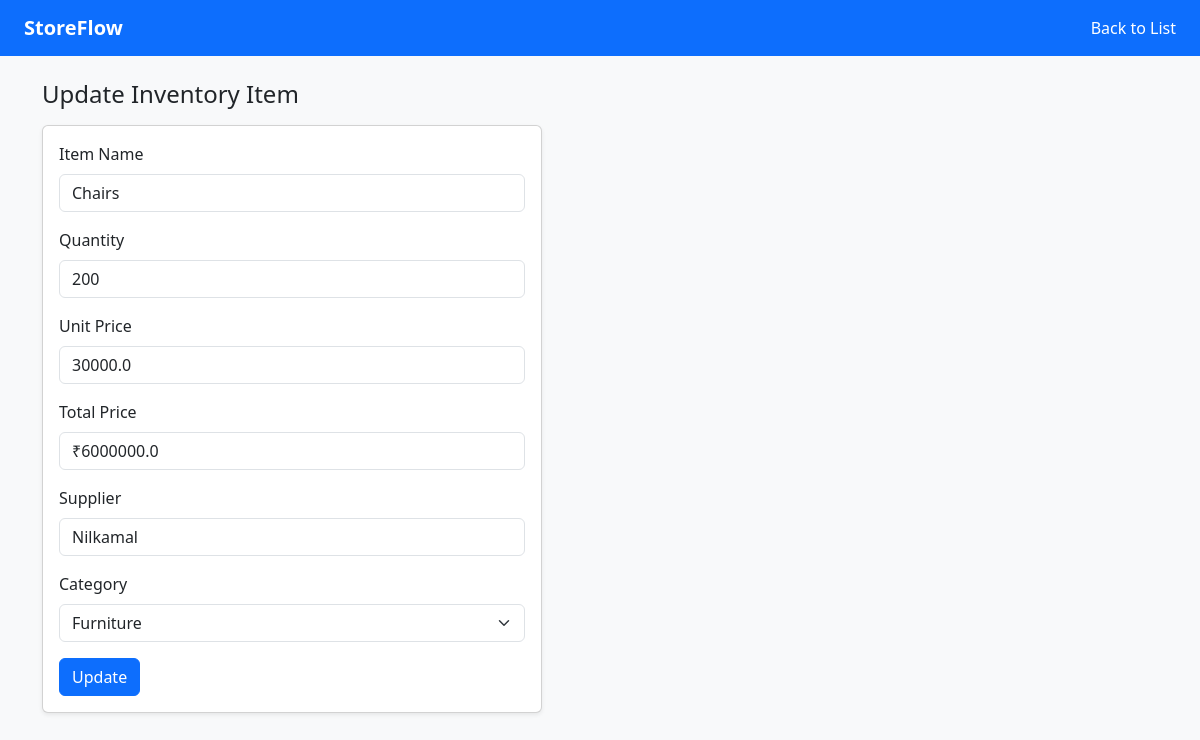
The page /update/2/ (signed in) on the database its author committed.
### inventory/models.py (models this page shows, shortened)
class Inventory(models.Model):
    item_name = models.CharField(max_length=100)
    quantity = models.IntegerField()
    price = models.FloatField()
    supplier = models.CharField(max_length=100)
    category = models.CharField(max_length=50, choices=CATEGORY_CHOICES, default='Other')
    created_date = models.DateField(auto_now_add=True, null=True)
    @property
    def total_price(self):
        return round(self.quantity * self.price, 2)

### inventory/views.py (the view, shortened to what this page needs)
# urls.py: path('update/<int:id>/', views.inventory_update, name='inventory_update'),
@login_required(login_url='login_view')
def inventory_update(request, id):
    item = Inventory.objects.get(id=id)
    return render(request, 'inventory/update.html', {'item': item})

### inventory/templates/inventory/update.html (shortened to what this page needs)
<!DOCTYPE html>
<html>
<head>
    <link rel="stylesheet" href="https://cdn.jsdelivr.net/npm/bootstrap@5.3.0/dist/css/bootstrap.min.css">
</head>
<body class="bg-light">
<nav class="navbar navbar-dark bg-primary px-4">
    <span class="navbar-brand fw-bold">StoreFlow</span>
    <a href="/" class="text-white text-decoration-none">Back to List</a>
</nav>
<div class="container mt-4">
    <h4 class="mb-3">Update Inventory Item</h4>
    <div class="card shadow-sm" style="max-width: 500px;">
        <div class="card-body">
            <form method="POST">
                <div class="mb-3">
                    <label class="form-label">Item Name</label>
                    <input type="text" name="item_name" class="form-control" value="{{ item.item_name }}" required>
                </div>
                <div class="mb-3">
                    <label class="form-label">Quantity</label>
                    <input type="number" name="quantity" id="quantity" class="form-control" value="{{ item.quantity }}" min="0" required onkeyup="calcTotal()">
                </div>
                <div class="mb-3">
                    <label class="form-label">Unit Price</label>
                    <input type="number" name="price" id="price" class="form-control" value="{{ item.price }}" step="0.01" min="0" required onkeyup="calcTotal()">
                </div>
                <div class="mb-3">
                    <label class="form-label">Total Price</label>
                    <input type="text" id="total_price" class="form-control" readonly value="₹{{ item.total_price }}">
                </div>
                <div class="mb-3">
                    <label class="form-label">Supplier</label>
                    <input type="text" name="supplier" class="form-control" value="{{ item.supplier }}" required>
                </div>
                <div class="mb-3">
                    <label class="form-label">Category</label>
                    <select name="category" class="form-select">
                        <option value="Furniture" {% if item.category == 'Furniture' %}selected{% endif %}>Furniture</option>
                    </select>
                </div>
                <button type="submit" class="btn btn-primary">Update</button>
            </form>
        </div>
    </div>
</div>
</body>
</html>

### rows shown on the page
Inventory: item_name "Chairs", quantity "200", price "30000.0", total_price "₹6000000.0", supplier "Nilkamal", category "Furniture"
